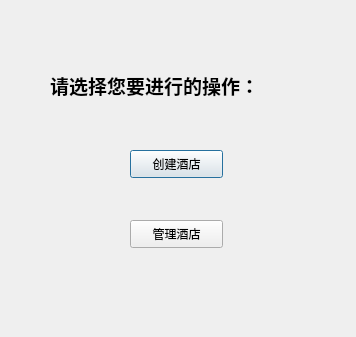
<?xml version="1.0" encoding="UTF-8"?>
<ui version="4.0">
 <class>createhotel</class>
 <widget class="QDialog" name="createhotel">
  <property name="geometry">
   <rect>
    <x>0</x>
    <y>0</y>
    <width>356</width>
    <height>337</height>
   </rect>
  </property>
  <property name="windowTitle">
   <string>Dialog</string>
  </property>
  <widget class="QLabel" name="label">
   <property name="geometry">
    <rect>
     <x>50</x>
     <y>50</y>
     <width>301</width>
     <height>71</height>
    </rect>
   </property>
   <property name="styleSheet">
    <string notr="true">font: 16pt &quot;仿宋&quot;;</string>
   </property>
   <property name="text">
    <string>&lt;html&gt;&lt;head/&gt;&lt;body&gt;&lt;p&gt;&lt;span style=&quot; font-size:14pt; font-weight:600;&quot;&gt;请选择您要进行的操作：&lt;/span&gt;&lt;/p&gt;&lt;/body&gt;&lt;/html&gt;</string>
   </property>
  </widget>
  <widget class="QPushButton" name="createBtn">
   <property name="geometry">
    <rect>
     <x>130</x>
     <y>150</y>
     <width>93</width>
     <height>28</height>
    </rect>
   </property>
   <property name="styleSheet">
    <string notr="true">font: 12pt &quot;仿宋&quot;;</string>
   </property>
   <property name="text">
    <string>创建酒店</string>
   </property>
  </widget>
  <widget class="QPushButton" name="manageBtn">
   <property name="geometry">
    <rect>
     <x>130</x>
     <y>220</y>
     <width>93</width>
     <height>28</height>
    </rect>
   </property>
   <property name="styleSheet">
    <string notr="true">font: 12pt &quot;仿宋&quot;;</string>
   </property>
   <property name="text">
    <string>管理酒店</string>
   </property>
  </widget>
 </widget>
 <resources/>
 <connections/>
</ui>
